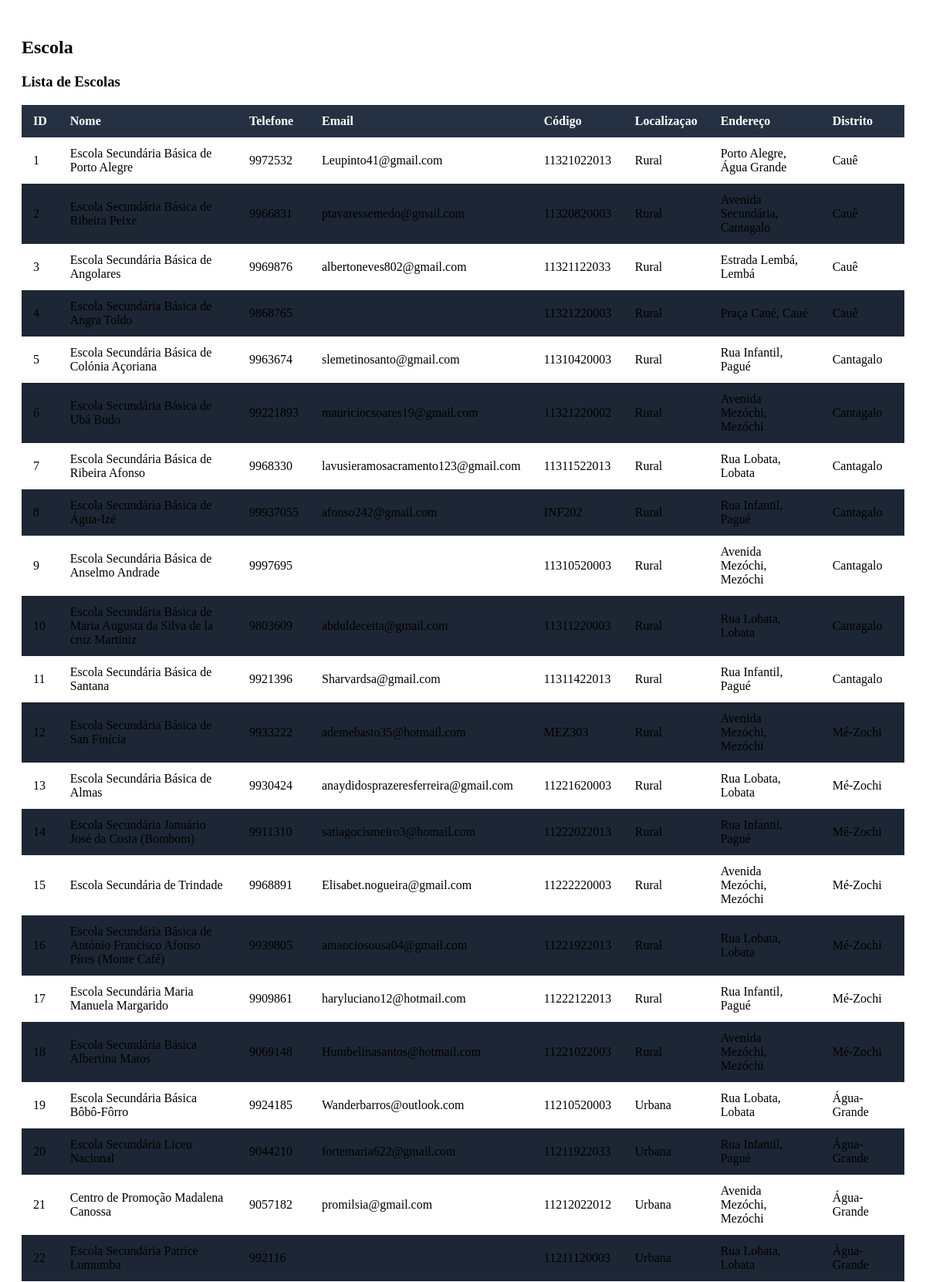
/dashboard/escola/escola.php (upper part), run on the app's committed database.
### tables this page shows
CREATE TABLE IF NOT EXISTS `escola` (
  `id` int NOT NULL AUTO_INCREMENT,
  `nome` varchar(100) NOT NULL,
  `telefone` varchar(20) DEFAULT NULL,
  `email` varchar(100) DEFAULT NULL,
  `codigo` varchar(50) DEFAULT NULL,
  `localizacao` varchar(255) DEFAULT NULL,
  `endereco` varchar(255) DEFAULT NULL,
  `distrito_id` int DEFAULT NULL,
  `nome_diretor` varchar(255) DEFAULT NULL,
  `telefone_fixo` varchar(15) DEFAULT NULL,
  `email_escola` varchar(255) DEFAULT NULL,
  `agua_consumida` varchar(255) DEFAULT NULL,
  `abastecimento_energia` varchar(255) DEFAULT NULL,
  `destinacao_lixo` varchar(255) DEFAULT NULL,
  `numero_computador` int DEFAULT NULL,
  `numero_computador_funcionamento` int DEFAULT NULL,
  `acesso_internet` varchar(100) DEFAULT NULL,
  `acesso_banda_larga` varchar(100) DEFAULT NULL,
  `alimentacao` varchar(255) DEFAULT NULL,
  `vedacao` varchar(255) DEFAULT NULL,
  `via_aluno_deficiente` varchar(100) DEFAULT NULL,
  `biblioteca` varchar(100) DEFAULT NULL,
  `anfiteatro` varchar(100) DEFAULT NULL,
  `cantina` varchar(100) DEFAULT NULL,
  `ginasio` varchar(100) DEFAULT NULL,
  `campo_desportivo` varchar(100) DEFAULT NULL,
  `numero_wc_professor` int DEFAULT NULL,
  `numero_wc_diretor` int DEFAULT NULL,
  `numero_wc_aluno` int DEFAULT NULL,
  `numero_wc_aluna` int DEFAULT NULL,
  `laboratorio_fisica` varchar(100) DEFAULT NULL,
  `laboratorio_quimica` varchar(100) DEFAULT NULL,
  `laboratorio_biologia` varchar(100) DEFAULT NULL,
  `sala_informatica` varchar(100) DEFAULT NULL,
  `sala_professor` varchar(255) DEFAULT NULL,
  `numero_sala_aula_existente` int DEFAULT NULL,
  `wc_masculino_feminino` int DEFAULT NULL,
  `7manha` int DEFAULT NULL,
  `7tarde` int DEFAULT NULL,
  `8manha` int DEFAULT NULL,
  `8tarde` int DEFAULT NULL,
  `9manha` int DEFAULT NULL,
  `9tarde` int DEFAULT NULL,
  `10manha` int DEFAULT NULL,
  `10tarde` int DEFAULT NULL,
  `11manha` int DEFAULT NULL,
  `11tarde` int DEFAULT NULL,
  `12manha` int DEFAULT NULL,
  `12tarde` int DEFAULT NULL,
  PRIMARY KEY (`id`),
  KEY `distrito_id` (`distrito_id`)
);

CREATE TABLE IF NOT EXISTS `distrito` (
  `id` int NOT NULL AUTO_INCREMENT,
  `nome_distrito` varchar(100) NOT NULL,
  PRIMARY KEY (`id`)
);

### dashboard/escola/escola.php (the view, shortened to what this page needs)
<?php
include_once($_SERVER['DOCUMENT_ROOT'].'/destp_pro/conexao/conexao.php');
$sql = "SELECT escola.id, escola.nome, escola.telefone, escola.email, escola.codigo,
               escola.localizacao, escola.endereco, distrito.nome_distrito
        FROM escola
        JOIN distrito ON escola.distrito_id = distrito.id
        ORDER BY escola.id ASC";
$result = $mysqli->query($sql);
?>
<div class="dashboard-content">
    <div class="main-title">
      <h2>Escola</h2>
    </div>
    <div class="dashboard-tables-charts">
        <div class="table-card">
            <h3 class="table-title">Lista de Escolas</h3>
            <table class="styled-table">
                <thead>
                    <tr>
                        <th>ID</th>
                        <th>Nome</th>
                        <th>Telefone</th>
                        <th>Email</th>
                        <th>Código</th>
                        <th>Localizaçao</th>
                        <th>Endereço</th>
                        <th>Distrito</th>
                    </tr>
                </thead>
                <tbody>
                    <?php
                    if ($result->num_rows > 0) {
                        while ($row = $result->fetch_assoc()) {
                            echo "<tr>";
                            echo "<td>" . htmlspecialchars($row['id']) . "</td>";
                            echo "<td>" . htmlspecialchars($row['nome']) . "</td>";
                            echo "<td>" . htmlspecialchars($row['telefone'] ?? '') . "</td>";
                            echo "<td>" . htmlspecialchars($row['email'] ?? '') . "</td>";
                            echo "<td>" . htmlspecialchars($row['codigo'] ?? '') . "</td>";
                            echo "<td>" . htmlspecialchars($row['localizacao'] ?? '') . "</td>";
                            echo "<td>" . htmlspecialchars($row['endereco'] ?? '') . "</td>";
                            echo "<td>" . htmlspecialchars($row['nome_distrito']) . "</td>";
                            echo "</tr>";
                        }
                    } else {
                        echo "<tr><td colspan='8'>Nenhuma escola encontrada.</td></tr>";
                    }
                    ?>
                </tbody>
            </table>
        </div>
    </div>
</div>

### dashboard/escola/escola.php (style rules this page uses)
.dashboard-content { padding: 20px; }
.table-card { flex: 1; margin-top: 20px; }
.styled-table { width: 100%; border-collapse: collapse; font-size: 16px; }
.styled-table thead tr { background-color: #263043; color: #ffffff; text-align: left; }
.styled-table th, .styled-table td { padding: 12px 15px; }
.styled-table tbody tr:nth-child(even) { background-color: #1d2634; }

### data on the page
escola: id "1", nome "Escola Secundária Básica de Porto Alegre", telefone "9972532", email "Leupinto41@gmail.com", codigo "11321022013", localizacao "Rural", endereco "Porto Alegre, Água Grande", distrito.nome_distrito "Cauê"
escola: id "2", nome "Escola Secundária Básica de Ribeira Peixe", telefone "9966831", email "ptavaressemedo@gmail.com", codigo "11320820003", localizacao "Rural", endereco "Avenida Secundária, Cantagalo", distrito.nome_distrito "Cauê"
escola: id "3", nome "Escola Secundária Básica de Angolares", telefone "9969876", email "albertoneves802@gmail.com", codigo "11321122033", localizacao "Rural", endereco "Estrada Lembá, Lembá", distrito.nome_distrito "Cauê"
escola: id "4", nome "Escola Secundária Básica de Angra Toldo", telefone "9868765", codigo "11321220003", localizacao "Rural", endereco "Praça Caué, Caué", distrito.nome_distrito "Cauê"
escola: id "5", nome "Escola Secundária Básica de Colónia Açoriana", telefone "9963674", email "slemetinosanto@gmail.com", codigo "11310420003", localizacao "Rural", endereco "Rua Infantil, Pagué", distrito.nome_distrito "Cantagalo"
escola: id "6", nome "Escola Secundária Básica de Ubá Budo", telefone "99221893", email "mauriciocsoares19@gmail.com", codigo "11321220002", localizacao "Rural", endereco "Avenida Mezóchi, Mezóchi", distrito.nome_distrito "Cantagalo"
escola: id "7", nome "Escola Secundária Básica de Ribeira Afonso", telefone "9968330", email "lavusieramosacramento123@gmail.com", codigo "11311522013", localizacao "Rural", endereco "Rua Lobata, Lobata", distrito.nome_distrito "Cantagalo"
escola: id "8", nome "Escola Secundária Básica de Água-Izé", telefone "99937055", email "afonso242@gmail.com", codigo "INF202", localizacao "Rural", endereco "Rua Infantil, Pagué", distrito.nome_distrito "Cantagalo"
escola: id "9", nome "Escola Secundária Básica de Anselmo Andrade", telefone "9997695", codigo "11310520003", localizacao "Rural", endereco "Avenida Mezóchi, Mezóchi", distrito.nome_distrito "Cantagalo"
escola: id "10", nome "Escola Secundária Básica de Maria Augusta da Silva de la cruz Martiniz", telefone "9803609", email "abduldeceita@gmail.com", codigo "11311220003", localizacao "Rural", endereco "Rua Lobata, Lobata", distrito.nome_distrito "Cantagalo"
escola: id "11", nome "Escola Secundária Básica de Santana", telefone "9921396", email "Sharvardsa@gmail.com", codigo "11311422013", localizacao "Rural", endereco "Rua Infantil, Pagué", distrito.nome_distrito "Cantagalo"
escola: id "12", nome "Escola Secundária Básica de San Finícia", telefone "9933222", email "ademebasto35@hotmail.com", codigo "MEZ303", localizacao "Rural", endereco "Avenida Mezóchi, Mezóchi", distrito.nome_distrito "Mé-Zochi"
escola: id "13", nome "Escola Secundária Básica de Almas", telefone "9930424", email "anaydidosprazeresferreira@gmail.com", codigo "11221620003", localizacao "Rural", endereco "Rua Lobata, Lobata", distrito.nome_distrito "Mé-Zochi"
escola: id "14", nome "Escola Secundária Januário José da Costa (Bombom)", telefone "9911310", email "satiagocismeiro3@homail.com", codigo "11222022013", localizacao "Rural", endereco "Rua Infantil, Pagué", distrito.nome_distrito "Mé-Zochi"
escola: id "15", nome "Escola Secundária de Trindade", telefone "9968891", email "Elisabet.nogueira@gmail.com", codigo "11222220003", localizacao "Rural", endereco "Avenida Mezóchi, Mezóchi", distrito.nome_distrito "Mé-Zochi"
escola: id "16", nome "Escola Secundária Básica de António Francisco Afonso Píres (Monte Café)", telefone "9939805", email "amanciosousa04@gmail.com", codigo "11221922013", localizacao "Rural", endereco "Rua Lobata, Lobata", distrito.nome_distrito "Mé-Zochi"
escola: id "17", nome "Escola Secundária Maria Manuela Margarido", telefone "9909861", email "haryluciano12@hotmail.com", codigo "11222122013", localizacao "Rural", endereco "Rua Infantil, Pagué", distrito.nome_distrito "Mé-Zochi"
escola: id "18", nome "Escola Secundária Básica Albertina Matos", telefone "9069148", email "Humbelinasantos@hotmail.com", codigo "11221022003", localizacao "Rural", endereco "Avenida Mezóchi, Mezóchi", distrito.nome_distrito "Mé-Zochi"
escola: id "19", nome "Escola Secundária Básica Bôbô-Fôrro", telefone "9924185", email "Wanderbarros@outlook.com", codigo "11210520003", localizacao "Urbana", endereco "Rua Lobata, Lobata", distrito.nome_distrito "Água-Grande"
escola: id "20", nome "Escola Secundária Liceu Nacional", telefone "9044210", email "fortemaria622@gmail.com", codigo "11211922033", localizacao "Urbana", endereco "Rua Infantil, Pagué", distrito.nome_distrito "Água-Grande"
escola: id "21", nome "Centro de Promoção Madalena Canossa", telefone "9057182", email "promilsia@gmail.com", codigo "11212022012", localizacao "Urbana", endereco "Avenida Mezóchi, Mezóchi", distrito.nome_distrito "Água-Grande"
escola: id "22", nome "Escola Secundária Patrice Lumumba", telefone "992116", codigo "11211120003", localizacao "Urbana", endereco "Rua Lobata, Lobata", distrito.nome_distrito "Água-Grande"
